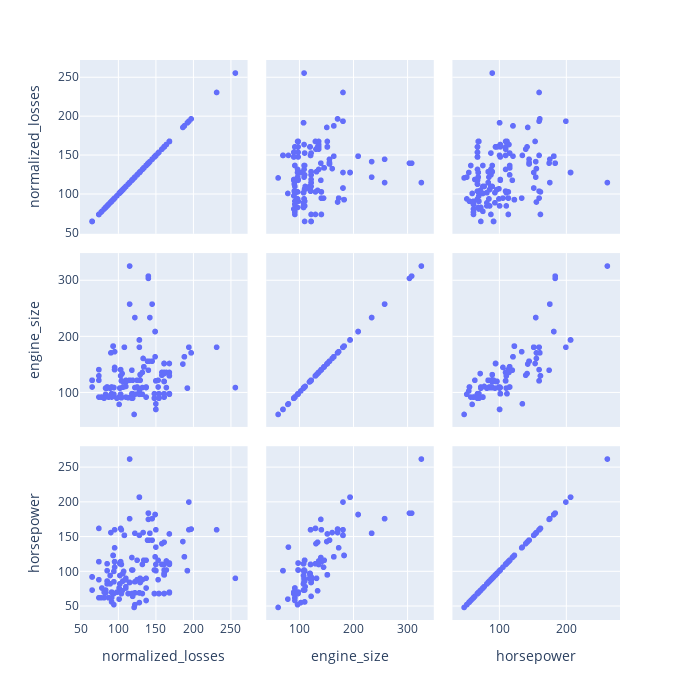

The code cell stored with this chart in its notebook:
### Markdown cell above
Plotly offer same option with scatter_matrix . Outputs are similar in both plots other than seaborn doesn’t have interactivity.

https://plotly.com/python/splom/

### Code cell
fig = px.scatter_matrix(auto, dimensions=auto[['normalized_losses', 'engine_size', 'horsepower']],width=700, height=700)
fig.show()

### Figure 1 — Plotly figure (JSON) as saved in the notebook; plotly's stock layout.template omitted (floating-point values rounded to 4 significant figures; data arrays with more than 128 entries replaced by an {"elided": "..."} marker saying what was removed)
{"data": [{"dimensions": [{"axis": {"matches": true}, "label": "normalized_losses", "values": {"elided": "201 int values"}}, {"axis": {"matches": true}, "label": "engine_size", "values": {"elided": "201 int values"}}, {"axis": {"matches": true}, "label": "horsepower", "values": {"elided": "201 int values"}}], "hovertemplate": "%{xaxis.title.text}=%{x}<br>%{yaxis.title.text}=%{y}<extra></extra>", "legendgroup": "", "marker": {"color": "#636efa", "symbol": "circle"}, "name": "", "showlegend": false, "type": "splom"}], "layout": {"dragmode": "select", "height": 700, "legend": {"tracegroupgap": 0}, "margin": {"t": 60}, "width": 700}}
